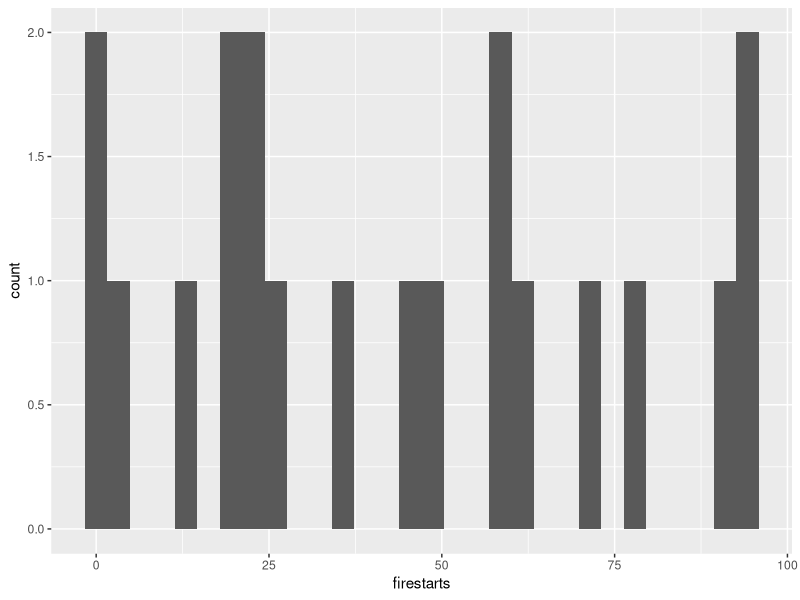
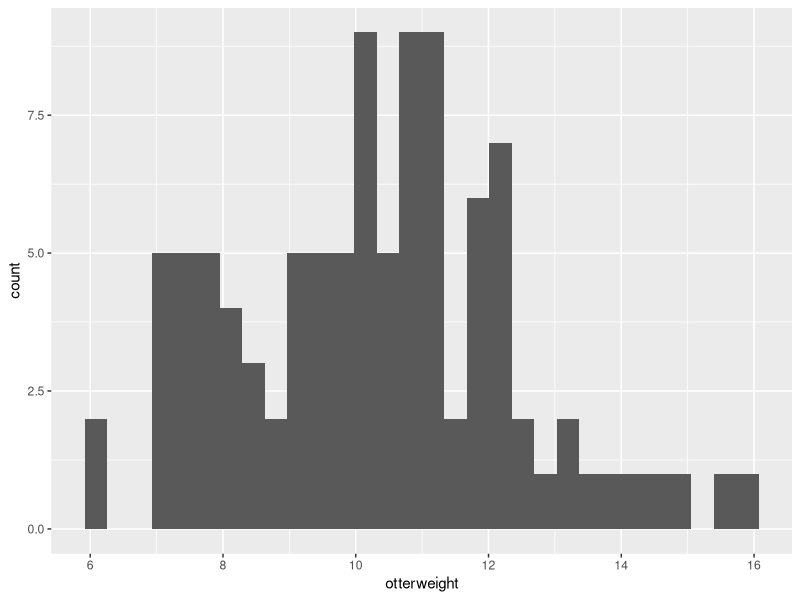
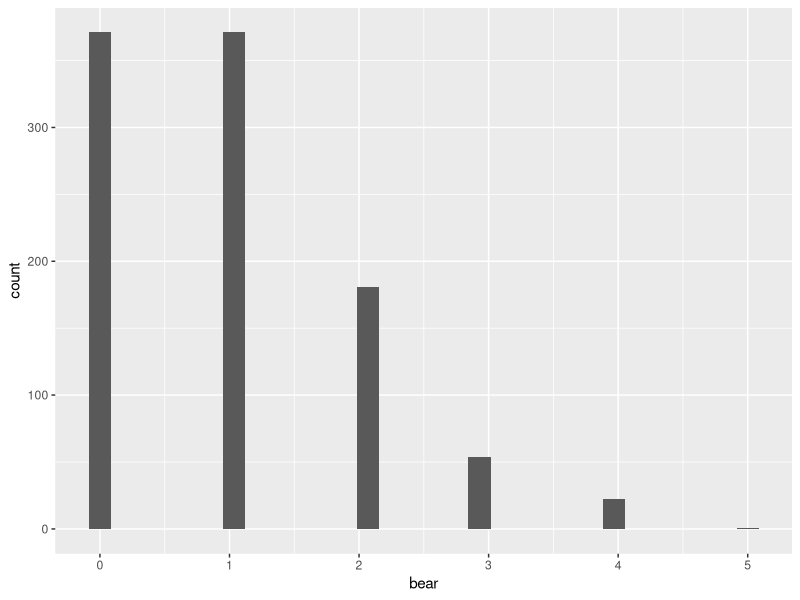
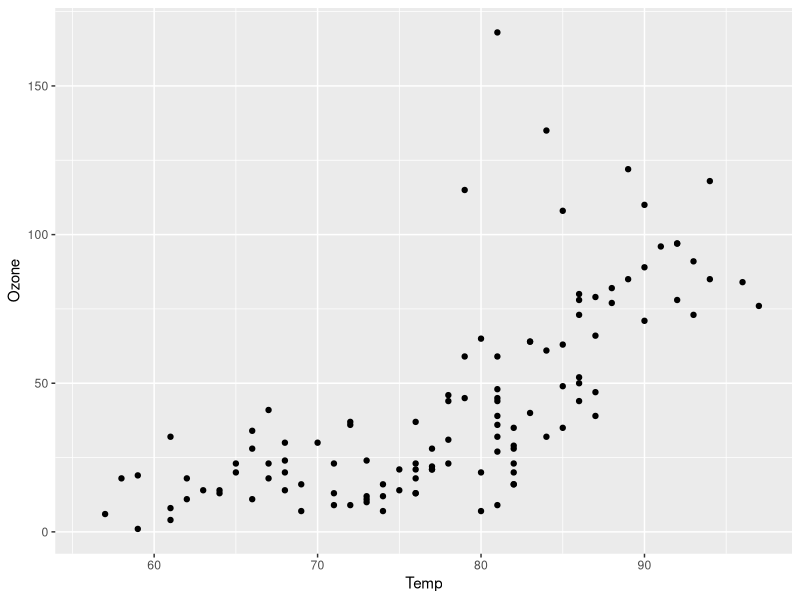

The R source for these figures, in order: (Note: this script raises an error after producing the figures.)
## ---- chunk 1
library(tidyverse)
library(here)
## ---- chunk 2
firestarts = runif(20, min=0, max = 100)
ggplot(data.frame(firestarts = firestarts),
       aes(firestarts)) + geom_histogram()

## ---- chunk 3
otterweight = rnorm(100, mean = 10, sd = 2) # first number is n sample size
ggplot(data.frame(otterweight),
       aes(otterweight)) + geom_histogram()
## ---- chunk 4
pick = sample(seq(2000, 2025), size = 20, replace = TRUE)
pick


# no repeat years
pick2 = sample(seq(2000, 2025), size = 20, replace = FALSE)
pick2

## ---- chunk 5
bear = rpois(1000, 1)

ggplot(data.frame(bear = bear),
       aes(bear)) + geom_histogram()
## ---- chunk 6
data()

data(airquality) #grab dataset from R

help(airquality) # learn about data set

str(airquality) #structure of data frame

attributes(airquality) #attributes of data frame

ggplot(airquality, aes(x=Temp, y = Ozone)) + geom_point()

## ---- chunk 7
ozone_sample = sample(airquality$Ozone, size = 5, replace = FALSE)
ozone_sample

#results = [1]  7 23 NA 30 91

## ---- chunk 8
airquality_clean = na.omit(airquality) #makes a new data set without any NA's

## ---- chunk 9
ozone_sample_full = sample(1:nrow(airquality_clean), size = 5, replace = FALSE)
ozone_sample_full

ggplot(airquality_clean, aes(x = Temp, y = Ozone)) + 
  geom_point() +
  geom_point(aes(x = ozone_sample_full$Temp, y = ozone_sample_full$Ozone), color = "red")
  
## ---- chunk 10
wind_median <- median(airquality_clean$Wind)

wind_sample = sample(airquality_clean$Wind, size = 10, replace = FALSE)
wind_sample
# [1]  9.2 12.6  8.0  9.7  8.0 12.0  4.6  8.6  8.6  9.2

wind_median_sample = median(wind_sample)

## ---- chunk 11
# good for classes, categories. Like if you want to treat "Year" as a factor

# R calls them levels

possible.fish = c("salmon", "steelhead", "shark", "tuna", "cod")

#let's sample from the vector
catch1 = base::sample(possible.fish, size = 20, replace = TRUE)

# because possible,fish was a factor, then catch1 will also be a factor
catch1

summary(catch1) # not that useful...

catch1 = as.factor(catch1)

summary(catch1) #provides each category and how many are in that category
## ---- chunk 12
plot(catch1, col = "blue") #creates a bar chart with frequencies of categories

mean(summary(catch1)) #7

max(summary(catch1)) #7

which.max(summary(catch1)) # cod 1

names(which.max(summary(catch1))) #just to get the name "cod"
## ---- chunk 13
# fake population of butterflies

possible.butt = c("orange", "hotpink", "chartreuse", "skyblue", "purple")

catch2 = base::sample(possible.butt, size = 30, replace = TRUE)

catch2 = as.factor(catch2)

summary(catch2)

plot(catch2, col = c("chartreuse","hotpink", "orange", "purple", "skyblue"))
## ---- chunk 14
sprintf("We found %d %s %3.1f miles from shore", 4, "Otters", 18.34985)

# %s replaces with a string
# %d replaces with an integer
# %f replaces with a real value
#4.1f replaces iwth a real value with 4 digits, two after decimal
# %n replaces with a numeric
## ---- chunk 15
# USE RESULTS FOR CREAING TEXT

## ---- chunk 16
# # create vector of possible flowers 
possible.flowers = c("tulip","rose","lily","iris","marigold","daisy")

# we can use sample to simulate a random recording of purchases at the market, lets create data that had 300 flower purchases

purchases = sample(possible.flowers, size=20, replace=T)
purchases= as.factor(purchases) # this is my data frame

# make it a data frame for plotting later
# maybe we want to add more information about the purchases later - like price, time of day, etc. - so make column name flower
purchases  = data.frame(flower=purchases) 

# to quickly get information of flower purchases 
summary(purchases$flower)
## ---- chunk 17
# sprintf creates a string %s mean use what ever is after the , to fill in a string
plottitle=sprintf("The most frequently bought flower was %s\n There were %d bought", names(which.max(summary(purchases$flower))), max(summary(purchases$flower)))

# now plot
ggplot(purchases, aes(flower, fill=flower))+geom_histogram(stat="count")+labs(title=plottitle)+
  theme(legend.position="none")
## ---- chunk 18
# simple example - use a loop to sum the numbers from 1 to 5
# a = 0+1+2+3+4+5
a=0
for (i in 1:5) {  # the for statement in
 a = a+i
}
a

## ---- chunk 19
  # if you want to keep track of a for each iteration
  # start with a data structure to hold the results - 
  # there will be 5 iterations, so a vector of length 5
  # initialize to 0 

  av = rep(x=0, times=5)

  # now we can fill in the vector with the sum at each iteration
  # we can use the counter (i) to access the correct element of the vector
  # note that we have to treat the first iteration differently because we don't have a previous value to add to

  for (i in 1:5) {  # counter is the i
    if (i==1) {     #condition statement if/else
      av[i] = 1
    } else {
    av[i] = av[i-1]+i
    }
  }
  av
## ---- chunk 20
  # note that R has alternatives using functions that do this looping for you
  a = sum(seq(from=1, to=5))
  a
## ---- chunk 21
testnumbers = runif(min=0, max=20, n=100)

total = 0
nvalues = 100
for (i in 1:nvalues) {
  total = testnumbers[i]+total
}
total/nvalues

## ---- chunk 22
mean(testnumbers)

## ---- chunk 23
# lets say we wanted to look at income minus expenses for net income
# create some data for an example

income = runif(min=1000, max=5000, n=10)
income

expenses = rnorm(mean=1500, sd=500, n=10)
expenses

# it is possible that this approach could generate negative expenses, so fix that:
expenses = ifelse(expenses < 0, 0, expenses)

# lets make this a data frame for organization
account = data.frame(income=income, expenses=expenses)
# lets add a year
account$year = seq(from=2000, length.out=nrow(account))

# now compute net income - we could do this with a loop but R is designed to do this without loops
# normally we can just do
account = account %>% mutate(net = income-expenses)
head(account)
## ---- chunk 24
# We could have computed net income with a for loop!
# sometimes we use NA to show we haven't computed it yet, so "initialize" as NA

# lets add a column for our net computed by a loop so our data has somewhere to go
account$netloop=NA
account

# note that I can use any variable I want as a counter -
# notice how I'm now using n to access each row of the data frame
for (n in 1:10) {
  account$netloop[n] = account$income[n]-account$expenses[n]
}

# as expected, mutate net and netloop are the same :)
head(account)
## ---- chunk 25
# note: we treat the first year differently because we don't have carry forward.
# initialize our column to zero, start counter (n) at 2 instead of 1
# make the first value equal to the net of first year

# create new column
account$carryforwardnet = 0
account$carryforwardnet[1]=account$net[1]
# now loop - looking backward one year to get previous years carry forward
for (n in 2:10) {
  account$carryforwardnet[n] = account$net[n]+account$carryforwardnet[n-1] 
  # n-1 is the previous row
  # have to start counter at 2 because there is no row before the first row
}

# plot - use color to show current year's contribution as positive or negative
ggplot(account, aes(year, carryforwardnet, fill=net, group=year))+geom_col()+
  scale_fill_gradient(low="red", high="black")
## ---- chunk 26
# what is our speed limit 
speedthresh = 120

# create some sample speeds
speeds = runif(min=0, max=150, n=300)

nthresh = 0 #create a column for the values from loop to go 
for ( i  in 1:length(speeds)) {   #using length(data) allows you to make sure all rows are counted
   if(speeds[i] > speedthresh)
     nthresh = nthresh + 1
}

nthresh
## ---- chunk 27
speedy = runif(min= 0, max = 50, n = 300)

hunting = 35
social = 5
#initialize the column/place to store the data
num_hunting = 0
num_social = 0

for (i in 1:length(speedy)) {
  num_hunting = num_hunting + ifelse(speedy[i] >= hunting, 1, 0) #condition, value if true, value if false
    num_social = num_social + ifelse(speedy[i] <  social, 1, 0)
}

# other speeds are traveling, is remainder
num_traveling = length(speedy) - num_hunting - num_social

# as a percent of recorded speeds
num_hunting/length(speedy)*100
num_social/length(speedy)*100
num_traveling/length(speedy)*100
